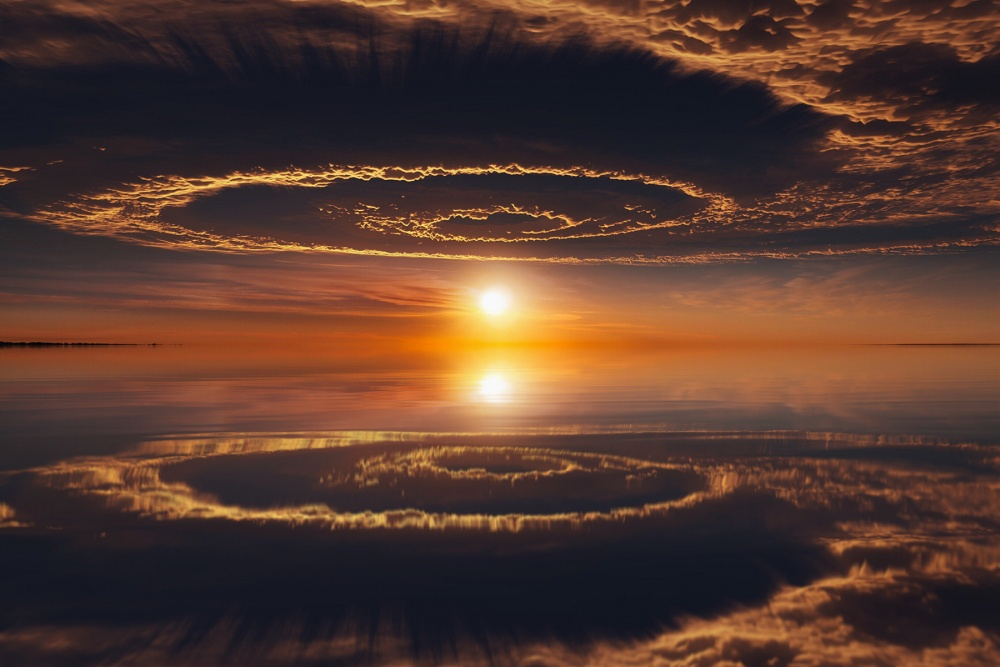
#> input picture images/1.jpg, 1000 x 667 px, found by its file name
$ jupyter execute 04.ipynb
#> lines starting #> are read from the running program, lines starting #| are printed output that depends on the picture
### imgtools.py
import os
from PIL import Image
import numpy as np
import matplotlib.pyplot as plt


def load_image(image_path):
    """
        Đọc ảnh từ đường dẫn cho trước và trả về đối tượng ảnh
        Args: image_path
        Returns: đối tượng hình ảnh
    """
    try:
        img = Image.open(image_path)
#> img is the input picture: PIL image 1000x667 RGB; mean R, G, B 86.6, 57.8, 46.6
        return img
    except Exception as e:
        print("Lỗi khi đọc hình ảnh từ: ", image_path, " ", e)
        return None

# [42 lines left out: functions is_image_file, get_image_list, histogram_equalization, not called in this run]

### 04.ipynb
[cell 1]
# Import lớp Image
from PIL import Image
from imgtools import *
from IPython.display import display # to display images

[cell 2]
# Đường dẫn ảnh
my_path = 'C:/Users/QUOC DAT/Downloads/computer-vision-main/computer-vision-main/images/1.jpg'

[cell 3]
# Đọc ảnh
img = load_image(my_path)

[cell 4]
display(img)

[cell 5]
region = (100, 75, 175, 160)

cropped = img.crop(region)
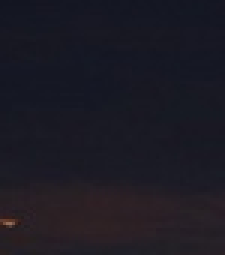
#> cropped: PIL image 75x85 RGB (shown 3 times larger); mean R, G, B 28.1, 26.4, 35.8
display(cropped)

[cell 6]
paste = (150, 150)
img.paste(cropped, paste)
display(img)


$ run again, with images/2.jpg copied over images/1.jpg
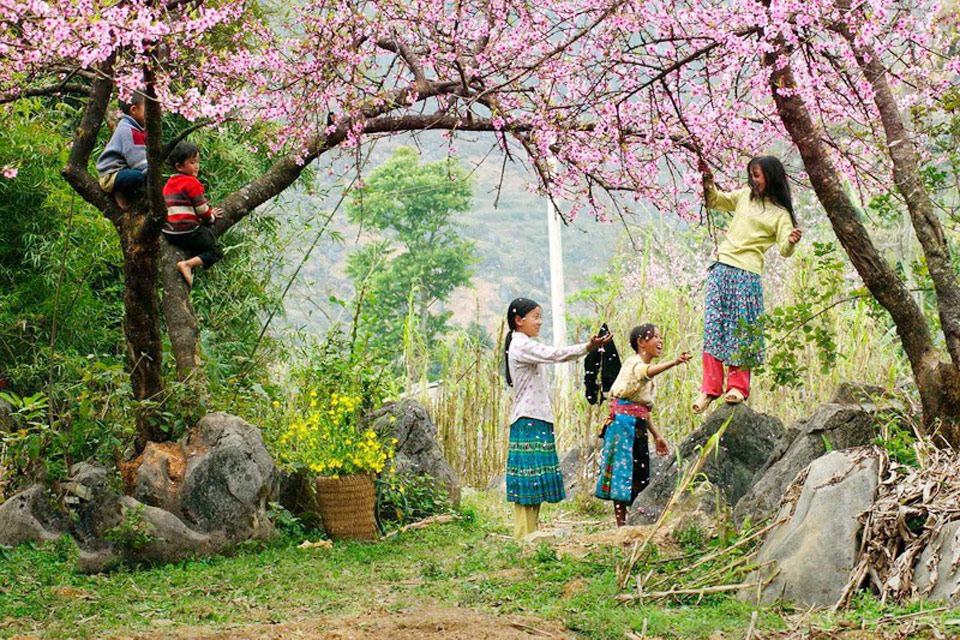
#> input picture images/2.jpg, 960 x 640 px, found by its file name
#> in load_image, img is the input picture: PIL image 960x640 RGB; mean R, G, B 140.5, 139.1, 105.6
#> `cropped = img.crop(region)`:
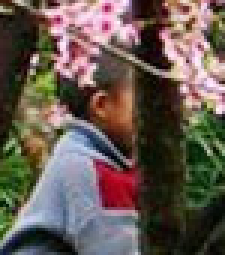
#> cropped: PIL image 75x85 RGB (shown 3 times larger); mean R, G, B 102.1, 89.3, 80.8

$ run again, with images/3.jpg copied over images/1.jpg
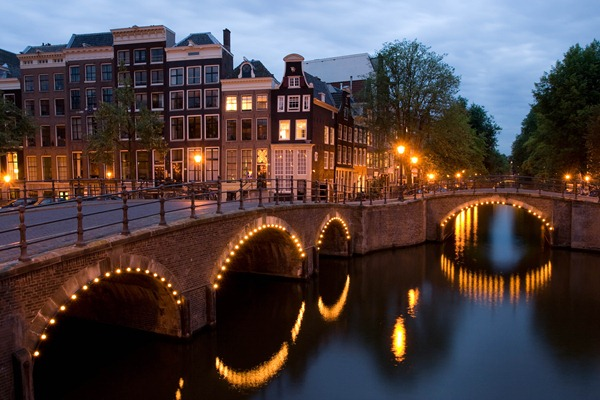
#> input picture images/3.jpg, 600 x 400 px, found by its file name
#> in load_image, img is the input picture: PIL image 600x400 RGB; mean R, G, B 79.8, 67.1, 67.7
#> `cropped = img.crop(region)`:
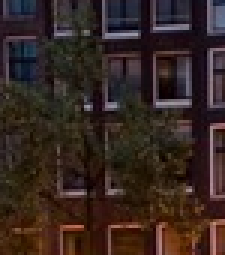
#> cropped: PIL image 75x85 RGB (shown 3 times larger); mean R, G, B 53.4, 38.1, 33.2
#> `img.paste(cropped, paste)`:
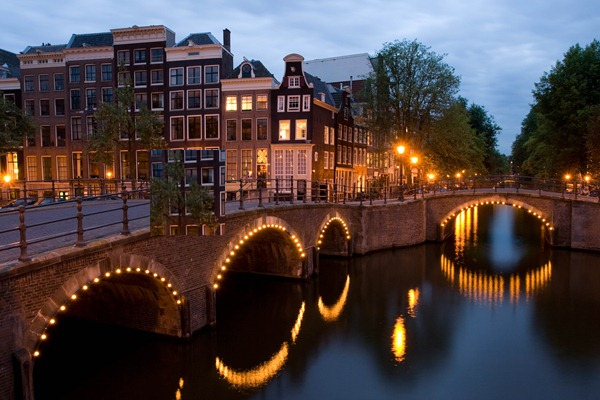
#> img: PIL image 600x400 RGB; mean R, G, B 78.5, 66.4, 67.1

$ run again, with images/4.jpg copied over images/1.jpg
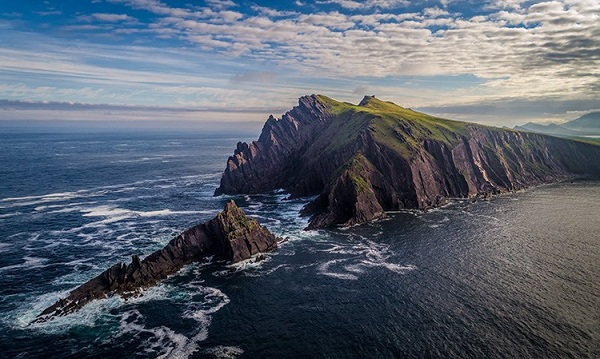
#> input picture images/4.jpg, 600 x 359 px, found by its file name
#> in load_image, img is the input picture: PIL image 600x359 RGB; mean R, G, B 89.6, 98.1, 110.6
#> `cropped = img.crop(region)`:
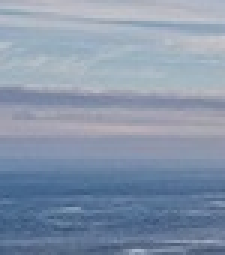
#> cropped: PIL image 75x85 RGB (shown 3 times larger); mean R, G, B 134.3, 149.1, 170.4
#> `img.paste(cropped, paste)`:
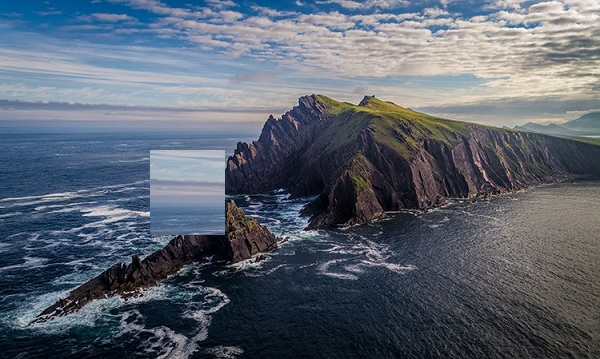
#> img: PIL image 600x359 RGB; mean R, G, B 91.2, 99.7, 112.1
